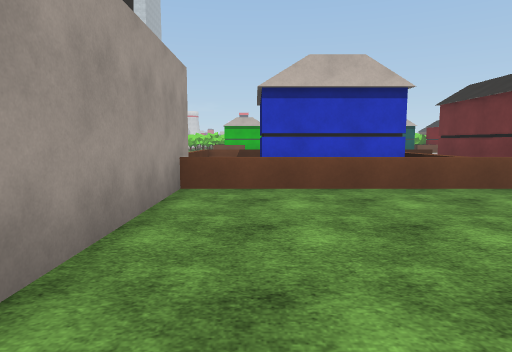
view 1 (above)

24 first-person views from a walk through a 3-D level made in the Unity game engine. The camera is 1.4 m above the floor, tilts 6° down and sees 75° across. The floor is counted in squares, 2 m on a side. Each view is taken from the middle of a square. On the plan, view 1 faces up. The plan holds only what a view shows up to about 10 squares ahead; the rest is blank. The place goes on beyond the plan. The player character is not drawn. Some surface patterns are stand-ins.

view 2
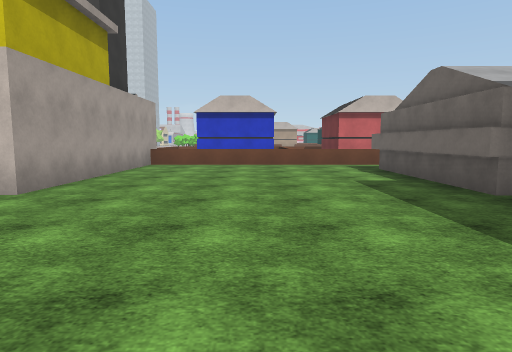

view 3
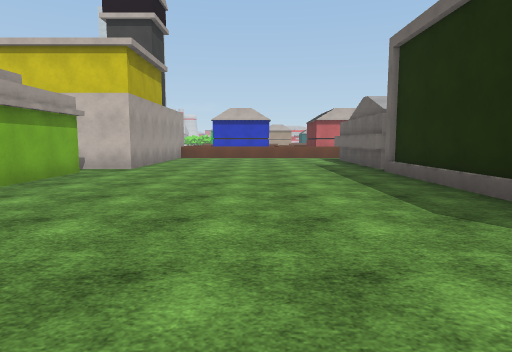

view 4
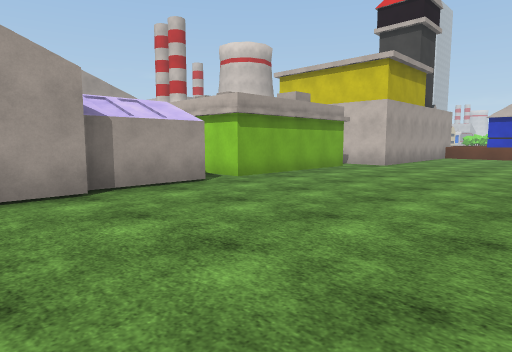

view 5
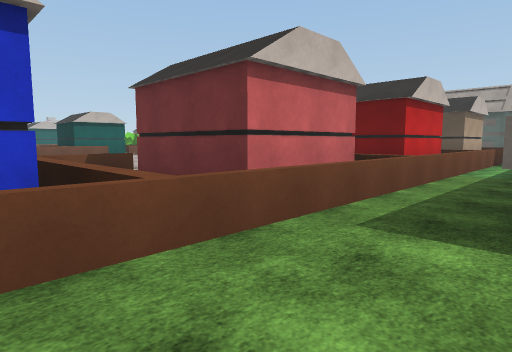

view 6
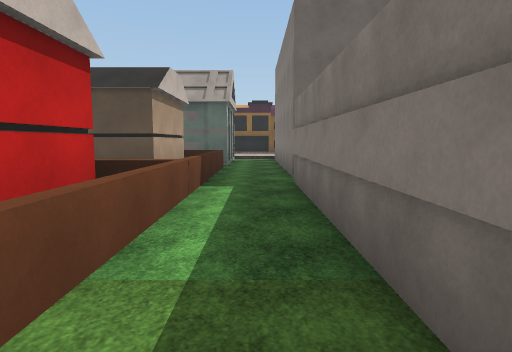

view 7
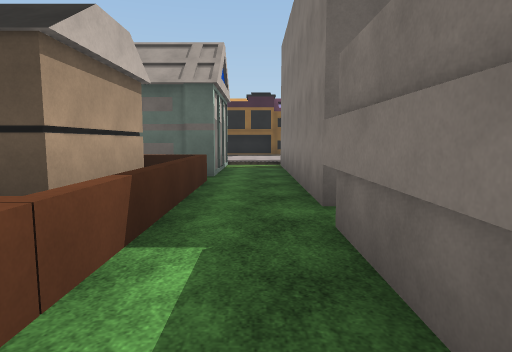

view 8
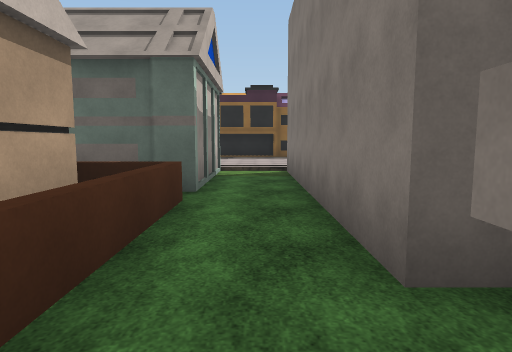

view 9
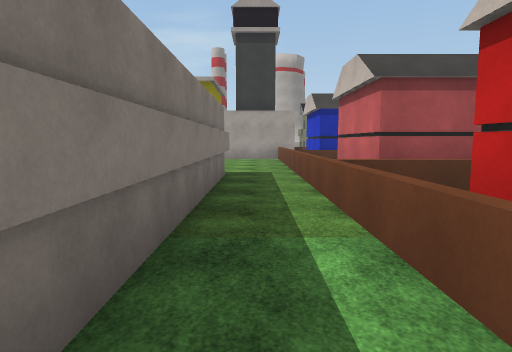

view 10
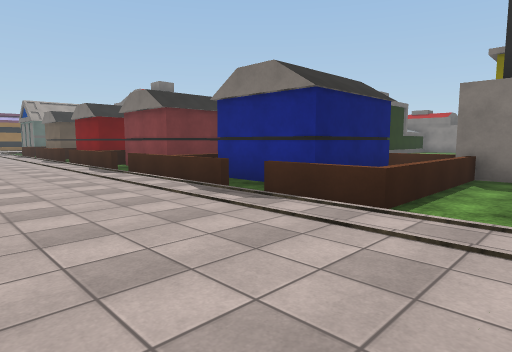

view 11
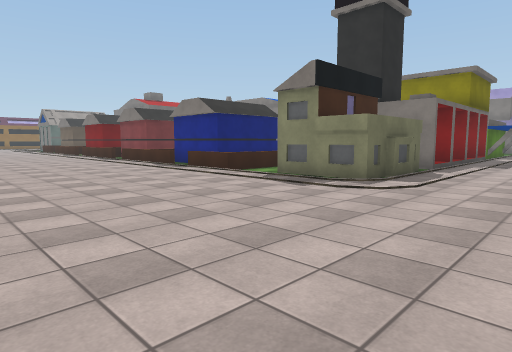

view 12
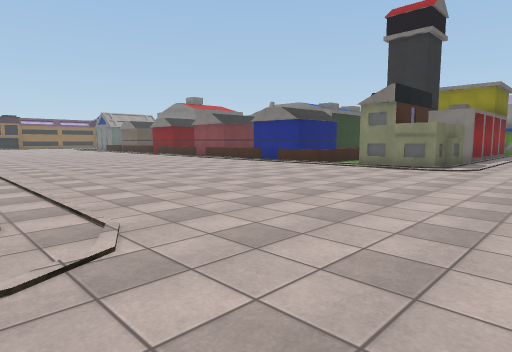

view 13
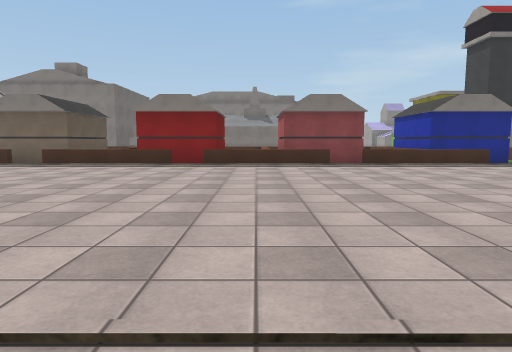

view 14
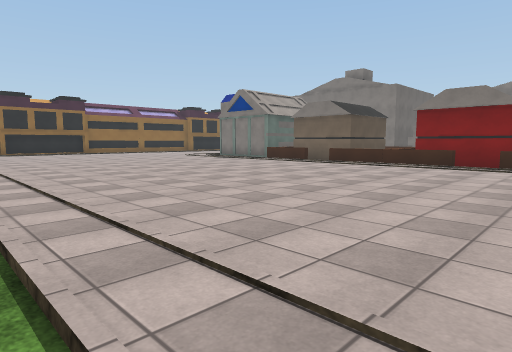

view 15
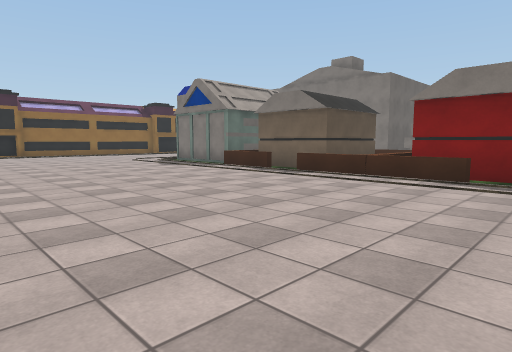

view 16
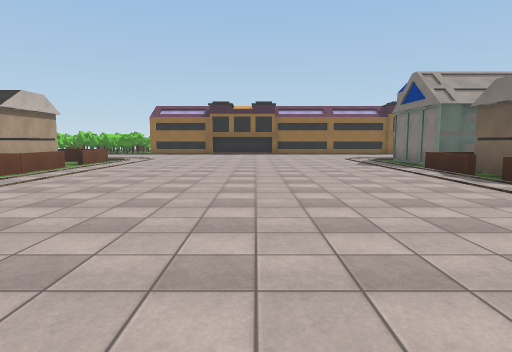

view 17
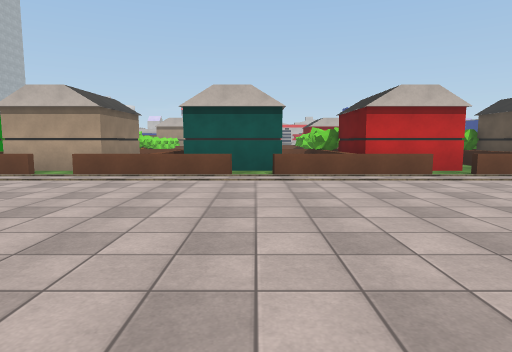

view 18
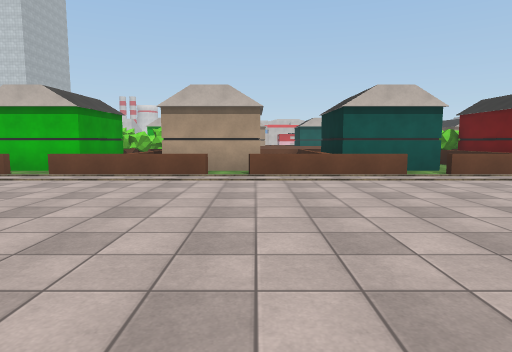

view 19
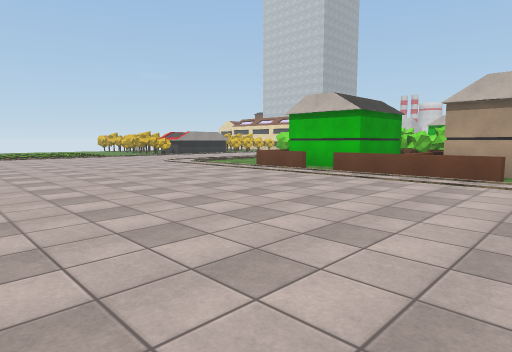

view 20
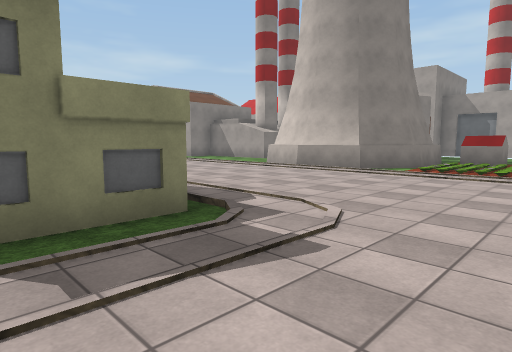

view 21
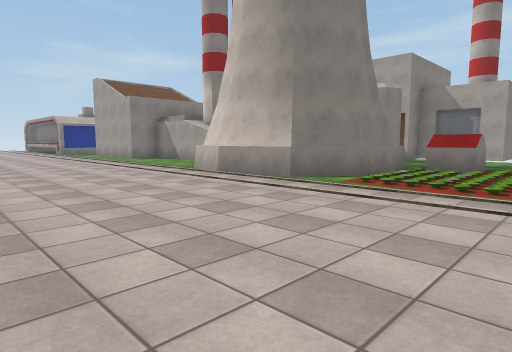

view 22
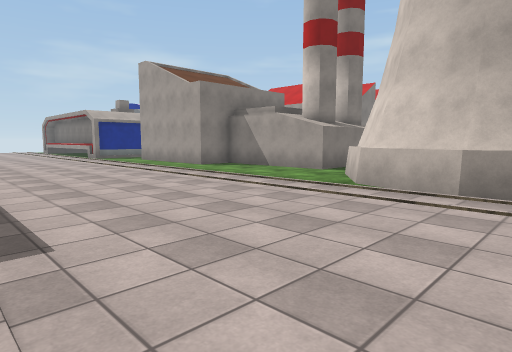

view 23
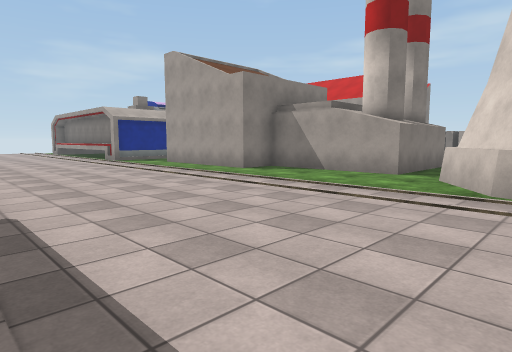

view 24
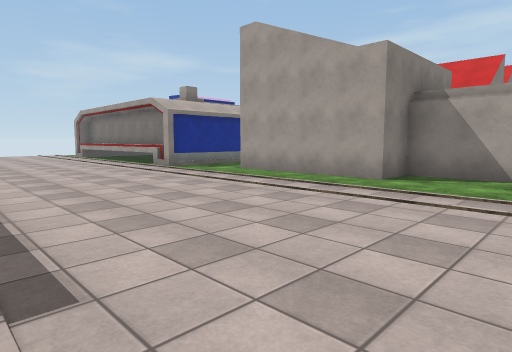

### Floor plan
Key: @ floor where view 1 was taken; # wall or solid block; x gap in a wall; . main floor; : floor 0.25 m higher than the main floor; / step, stairs or slope; ^ raised ledge; H house.
Columns run from 16 left of view 1 to 20 right of it. Each row starts with its distance up from view 1.
 22                  HH  # #   H#
 21                ##HH  # ####H###.
 20               HH.HHHHHHHH.HHHHHHHH
 19         .../.  ....................
 18         ...........................
 17         ............................
 16         ............................
 15         ............................
 14         .............................
 13         .............................
 12       ..............................
 11  ..................................
 10 .x........:////////////////////////
  9 .^###......H##.HH.HHHHHHHHHHHHHHHH/
  8 .####......HH .H###H #      H #  H#
  7     ##.....HH .H###H ###H#    #   #
  6     ##.....HH .H###H ###H###H ###H#
  5     ##...../  ##HHHHHHHHHHHHHHHHHH###
  4    ##......#   #.....................
  3   ##.......    #.....################
  2   #........    #.....#
  1   #........    #.....#
  0   #........  ###@....#
 -1   #........  #.......#
 -2   ##.......  ##......#
 -3    #.......   #......#
 -4    #......    #......#
 -5    #......   ##......#
 -6    #......   ........
 -7     ......    #......
 -8      .....    #.....
 -9       ....    #.....
-10        ..      .....

Positions as (right, up) in squares from view 1, and headings:
1: (0, 0), facing up
2: (2, -5), facing up
3: (2, -9), facing up
4: (3, -10), facing up-left
5: (2, 3), facing up-right
6: (8, 4), facing right
7: (11, 4), facing right
8: (13, 4), facing right
9: (12, 4), facing left
10: (-3, 13), facing down-right
11: (-8, 15), facing down-right
12: (-8, 19), facing down-right
13: (8, 19), facing down
14: (8, 19), facing down-right
15: (9, 16), facing down-right
16: (8, 14), facing right
17: (9, 12), facing up
18: (5, 12), facing up
19: (5, 12), facing up-left
20: (-3, 12), facing down-left
21: (-6, 12), facing down-left
22: (-6, 7), facing down-left
23: (-6, 5), facing down-left
24: (-6, 1), facing down-left
